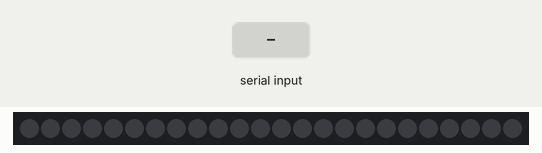
Simulated run of this sketch. Board: Arduino Uno, built with avr-gcc and run on an emulated ATmega328P. Parts: 24 RGB LEDs in strip order, left to right. The test bench sets the inputs (shaded band). Dim RGB values are drawn brighter than linear; what the sketch prints to the serial monitor is not drawn.

Above: at 1.2 s.
1.3 s: "1" received over Serial
At 3.2 s:
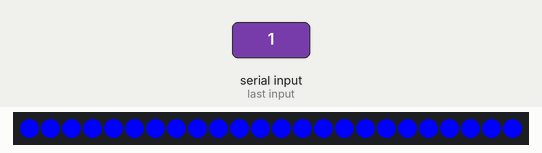
3.5 s: "3" received over Serial
At 3.81 s:
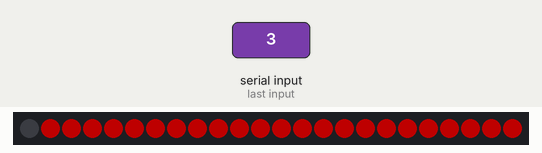
5.4 s: "4" received over Serial
At 6.35 s:
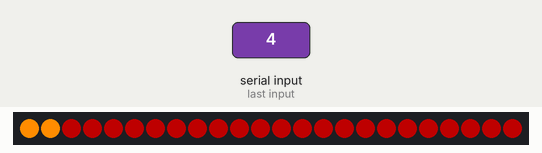

Measured:
- after the input at 1.3 s, the LEDs: first change at once (image 1 shows a later state)
- after the input at 3.5 s, the LEDs: first change at once (image 2 shows a later state)
- after the input at 5.4 s, the LEDs: first differ from a run without the input after 0.82 s (image 3 shows a later state)

The sketch:

blank.ino
```cpp
// read data from the android serial connection and address data to ring light
#include <Adafruit_NeoPixel.h>
#ifdef __AVR__
#include <avr/power.h>
#endif

// make the pin output:
#define PIN 6
Adafruit_NeoPixel strip = Adafruit_NeoPixel(24, PIN, NEO_GRB + NEO_KHZ800);

#define hi_red strip.Color(80, 0, 0) // mute
#define hi_blue strip.Color(0, 0, 255) // listen
#define hi_white strip.Color(127, 127, 127) //vol adjt
#define hi_or strip.Color(255, 140, 0) //err set
#define off strip.Color(0, 0, 0) //vol adjt
#define hi_g strip.Color(10, 0, 0) //vol adjt
#define topaz strip.Color(0, 0, 255) // listen

// hold bytes
int incomingByte = 0;

void setup() {
  // initialize serial:
  Serial.begin(9600);
  strip.begin();
  strip.show();
}


void loop()
{
  if (Serial.available()) {
   // while(Serial.read() != -1) {
    readsa();
    // byte 49 = 1
    Serial.print(incomingByte);
  }
}

void readsa() {
  // read the incoming byte:
  incomingByte = Serial.read();
  if (incomingByte == '1')
  {
    // listening
    colourWipe(hi_blue, 30);
  }
  else if (incomingByte == '2')
  {
    // stopped
    colourWipe(hi_blue, 10);
    colourWipe(off, 10);
  }
  else if (incomingByte == '3')
  {
    // mute function
    colourWipe(hi_red, 10);
    colourWipe(off, 90);
    colourWipe(hi_red, 10);
  }
  else if (incomingByte == '4')
  {
    // error or setup function
    colourWipe(hi_or, 90);
    colourWipe(off, 90);
    colourWipe(hi_or, 90);
    colourWipe(off, 90);
  }
  else if (incomingByte == '5')
  {
    // error or setup function
    colourWipe(hi_g, 50);
  }
  else if (incomingByte == '6')
  {
    // volume
    colourWipe(hi_white, 10);
    colourWipe(off, 30);
  }
  else if (incomingByte == '7')
  {
    // volume wipe
    colourWipe(topaz, 10);
    colourWipe(off, 30);
  }
  else
  {
    // nothing
  }
}

// Fill the dots one after the other with a colour
void colourWipe(uint32_t c, uint8_t wait) {
  for (uint16_t i = 0; i < strip.numPixels(); i++) {
    strip.setPixelColor(i, c);
    strip.show();
    delay(wait);
  }
}
```
